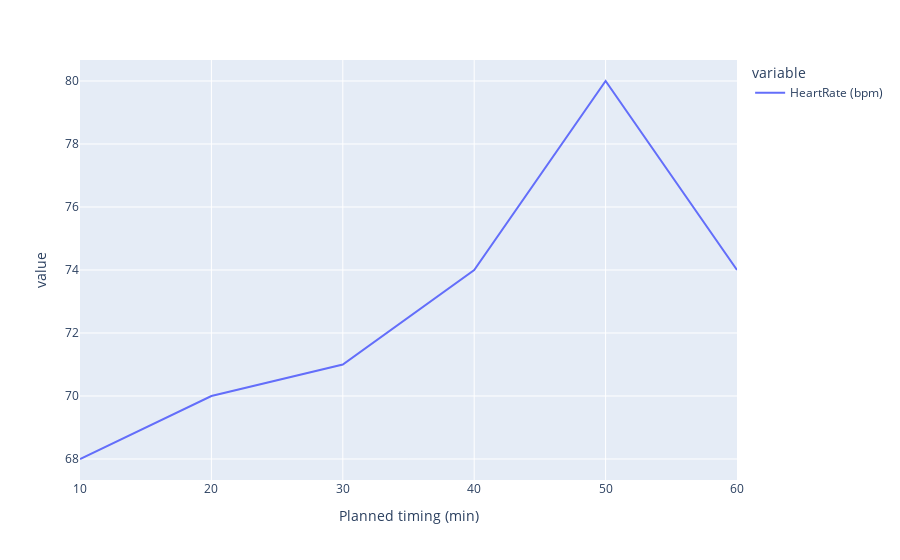

The notebook cell saved with this chart:
### Code cell
fig = px.line(pID_12, x="Planned timing (min)", y=["HeartRate (bpm)"])
fig.show()

### Figure 1 — Plotly figure (JSON) as saved in the notebook; plotly's stock layout.template omitted (floating-point values rounded to 4 significant figures)
{"data": [{"hovertemplate": "variable=HeartRate (bpm)<br>Planned timing (min)=%{x}<br>value=%{y}<extra></extra>", "legendgroup": "HeartRate (bpm)", "line": {"color": "#636efa", "dash": "solid"}, "marker": {"symbol": "circle"}, "mode": "lines", "name": "HeartRate (bpm)", "orientation": "v", "showlegend": true, "x": [10, 20, 30, 40, 50, 60], "xaxis": "x", "y": [68, 70, 71, 74, 80, 74], "yaxis": "y", "type": "scatter"}], "layout": {"xaxis": {"anchor": "y", "domain": [0.0, 1.0], "title": {"text": "Planned timing (min)"}}, "yaxis": {"anchor": "x", "domain": [0.0, 1.0], "title": {"text": "value"}}, "legend": {"title": {"text": "variable"}, "tracegroupgap": 0}, "margin": {"t": 60}}}
